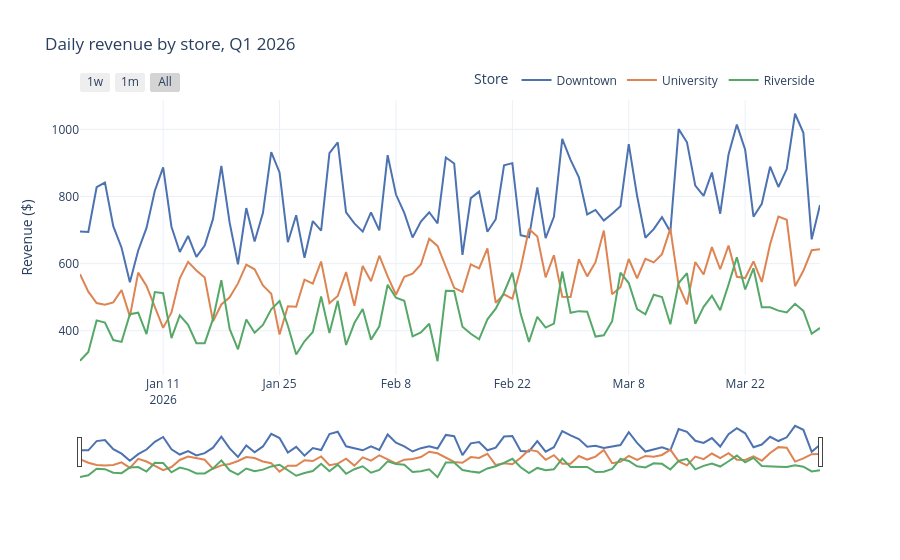

The notebook cell saved with this chart:
### Markdown cell above
## 13.4 Customizing hover, labels and layout

Try the range slider under the chart and the 1w / 1m / All buttons.

### Code cell
fig = px.line(daily, x="date", y="revenue", color="store",
              category_orders={"store": store_order},
              color_discrete_map=STORE_COLORS,
              labels={"date": "", "revenue": "Revenue ($)",
                      "store": "Store"},
              title="Daily revenue by store, Q1 2026")
fig.update_traces(hovertemplate="%{y:$,.0f}")
fig.update_layout(hovermode="x unified",
                  legend=dict(orientation="h", y=1.02, x=1,
                              xanchor="right", yanchor="bottom"))
fig.update_xaxes(
    rangeslider_visible=True,
    rangeselector=dict(buttons=[
        dict(count=7, label="1w", step="day", stepmode="backward"),
        dict(count=1, label="1m", step="month", stepmode="backward"),
        dict(step="all", label="All"),
    ]),
)
fig.show()
